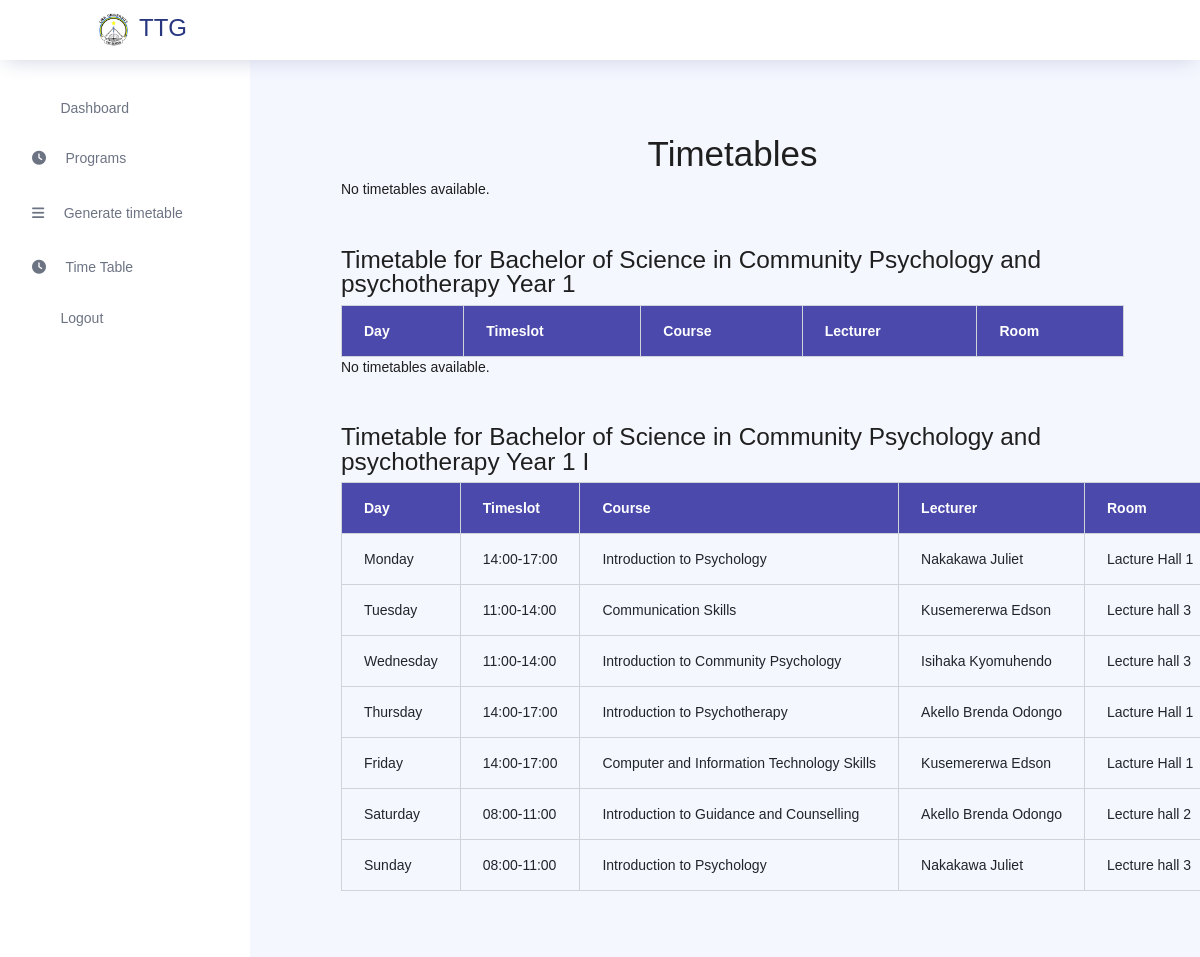
/staff/timetable/ (signed in), run on the app's committed database.
### store/models.py (models this page shows, shortened)
class Timetable(models.Model):
    program = models.ForeignKey(Program, on_delete=models.CASCADE)
    year = models.CharField(max_length=10)

class Program(models.Model):
    program_name = models.CharField(max_length=100)
    program_code = models.CharField(max_length=20)
    department = models.ForeignKey(Department, on_delete=models.CASCADE)

class CourseSchedule(models.Model):
    timetable = models.ForeignKey(Timetable, on_delete=models.CASCADE)
    course = models.ForeignKey(Course, on_delete=models.CASCADE)
    room = models.ForeignKey(Room, on_delete=models.CASCADE)
    timeslot = models.ForeignKey(TimeSlot, on_delete=models.CASCADE)
    staff = models.ForeignKey(Staff, on_delete=models.CASCADE)

class TimeSlot(models.Model):
    DAY_CHOICES = (
        ('Monday', 'Monday'),
        ('Tuesday', 'Tuesday'),
        ('Wednesday', 'Wednesday'),
        ('Thursday', 'Thursday'),
        ('Friday', 'Friday'),
        ('Saturday', 'Saturday'),
        ('Sunday', 'Sunday'),
    )
    TIME_RANGE_CHOICES = (
        ('08:00-11:00', '08:00-11:00'),
        ('11:00-14:00', '11:00-14:00'),
        ('14:00-17:00', '14:00-17:00'),
    )
    day = models.CharField(max_length=10, choices=DAY_CHOICES)
    time_range = models.CharField(max_length=11, choices=TIME_RANGE_CHOICES)

class Course(models.Model):
    course_lecturer = models.ForeignKey(Staff, on_delete=models.SET_NULL, null=True, blank=True)
    course_name = models.CharField(max_length=100)
    course_code = models.CharField(max_length=20)
    description = models.TextField()
    program = models.ForeignKey(Program, on_delete=models.CASCADE)
    credit = models.PositiveIntegerField()
    course_year = models.CharField(max_length=40)

class Staff(models.Model):
    ROLE = [('Admin','Admin'),('Lecturer','Lecturer')]
    department = models.ForeignKey(Department, on_delete=models.CASCADE)
    fullname = models.CharField(max_length=255)
    username = models.CharField(max_length=255)
    email = models.EmailField()
    password = models.CharField(max_length=255)
    role = models.CharField(max_length=50, choices=ROLE, default='lecturer')

class Room(models.Model):
    room_name = models.CharField(max_length=50)
    capacity = models.PositiveIntegerField()
    location = models.CharField(max_length=100)

### staff_app/views.py (the view)
# urls.py: path('timetable/', views.timetable_view, name='timetable_view'),
def timetable_view(request):
    staff_id = request.session.get('staff_id')
    if not staff_id:
        messages.error(request, 'Please log in to access the timetables.')
        return redirect('staff:login')
    staff = get_object_or_404(Staff, id=staff_id)
    timetables = Timetable.objects.all().prefetch_related(
        'courseschedule_set__timeslot',
        'courseschedule_set__course',
        'courseschedule_set__staff',
        'courseschedule_set__room'
    )
    course_schedules = CourseSchedule.objects.select_related(
        'course', 'staff', 'room', 'timeslot'
    ).all()
    context = {
        'staff': staff,
        'timetables': timetables,
        'course_schedules': course_schedules,
    }
    return render(request, 'staff/timetable.html', context)

### templates/staff/timetable.html
{% extends 'staff/staff_layout.html'%}
{% block content %}
<div class="content-wrapper">
<h2 class="text-center">Timetables</h2>
<div class="container">
    {% if timetables %}
    {% for timetable in timetables %}
        {% if timetable.program.department == staff.department %}
        <h3 class="mt-5">Timetable for {{ timetable.program.program_name }} Year {{ timetable.year }}</h3>
        <table class="table table-bordered table-striped">
            <thead class="bg-primary text-white">
                <tr>
                    <th>Day</th>
                    <th>Timeslot</th>
                    <th>Course</th>
                    <th>Lecturer</th>
                    <th>Room</th>
                </tr>
            </thead>
            <tbody>
                {% for schedule in timetable.courseschedule_set.all %}
                    <tr>
                        <td>{{ schedule.timeslot.day }}</td>
                        <td>{{ schedule.timeslot.time_range }}</td>
                        <td>{{ schedule.course.course_name }}</td>
                        <td>{{ schedule.staff.fullname }}</td>
                        <td>{{ schedule.room.room_name }}</td>
                    </tr>
                {% endfor %}
            </tbody>
        </table>
        {% else %}
        <p>No timetables available.</p>
        {% endif %}
        {% endfor %}
{% else %}
    <p>No timetables available.</p>
{% endif %}
</div>
</div>
{%endblock%}

### data on the page
Timetable: shows "No timetables available."
Timetable: program.program_name "Bachelor of Science in Community Psychology and psychotherapy", year "1"
Timetable: shows "No timetables available."
Timetable: program.program_name "Bachelor of Science in Community Psychology and psychotherapy", year "1 I"
CourseSchedule: timeslot.day "Monday", timeslot.time_range "14:00-17:00", course.course_name "Introduction to Psychology", staff.fullname "Nakakawa Juliet", room.room_name "Lacture Hall 1"
CourseSchedule: timeslot.day "Tuesday", timeslot.time_range "11:00-14:00", course.course_name "Communication Skills", staff.fullname "Kusemererwa Edson", room.room_name "Lecture hall 3"
CourseSchedule: timeslot.day "Wednesday", timeslot.time_range "11:00-14:00", course.course_name "Introduction to Community Psychology", staff.fullname "Isihaka Kyomuhendo", room.room_name "Lecture hall 3"
CourseSchedule: timeslot.day "Thursday", timeslot.time_range "14:00-17:00", course.course_name "Introduction to Psychotherapy", staff.fullname "Akello Brenda Odongo", room.room_name "Lacture Hall 1"
CourseSchedule: timeslot.day "Friday", timeslot.time_range "14:00-17:00", course.course_name "Computer and Information Technology Skills", staff.fullname "Kusemererwa Edson", room.room_name "Lacture Hall 1"
CourseSchedule: timeslot.day "Saturday", timeslot.time_range "08:00-11:00", course.course_name "Introduction to Guidance and Counselling", staff.fullname "Akello Brenda Odongo", room.room_name "Lecture hall 2"
CourseSchedule: timeslot.day "Sunday", timeslot.time_range "08:00-11:00", course.course_name "Introduction to Psychology", staff.fullname "Nakakawa Juliet", room.room_name "Lecture hall 3"
